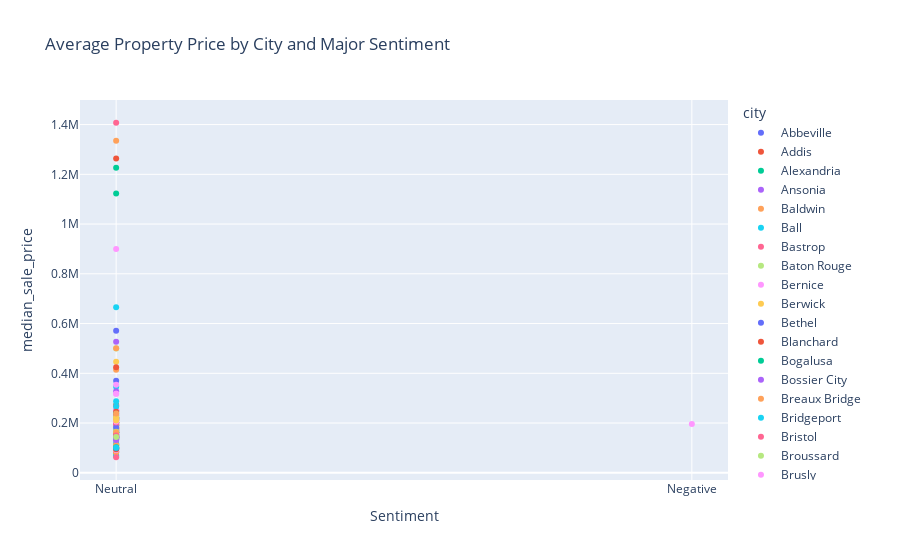

The notebook cell this image was saved under:
### Code cell
# Group data by city and sentiment to explore variations
city_sentiment_price = real_social.groupby(['city', 'major_sentiment'])['median_sale_price'].mean().reset_index()

# Create an interactive plot using Plotly Express to show average price by sentiment for each city
fig = px.scatter(city_sentiment_price, x='major_sentiment', y='median_sale_price', color='city',
                 title='Average Property Price by City and Major Sentiment',
                 labels={'major_sentiment': 'Sentiment', 'Price': 'Average Property Price'},
                 hover_data=['city', 'median_sale_price'])
fig.show()
